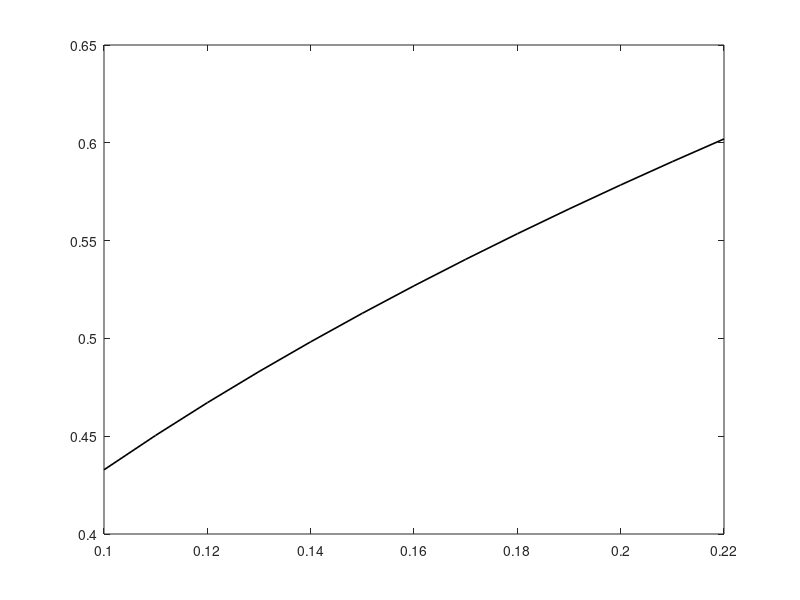

Reproduce this figure in MATLAB. (Note: this script raises an error after producing the figure.)
% clear;
% clc;
u = 0.1:0.01:0.22;
el = (u/0.74).^(1/2.39);
plot(u,el,'k-','Linewidth',1.2);
hold on;
plot(ul_e,el_e,'b-','Linewidth',1.2);
set(gca, 'fontsize', 14);
% set(gca,'xtick',0:1:15);
set(gca, 'XMinorTick', 'on');
set(gca, 'YMinorTick', 'on');
set(gca, 'LineWidth', 1);
xlabel('Superfacial liquid velocity, u_L, m/s', 'fontsize', 14);
ylabel('Liquid voidage, \epsilon_L', 'fontsize', 14);
% legend('simulation','analytical(Ergun)');
% axis([0.0,t_sim(end),0,8000])
print(gcf, '-dpng', '-r280', 'pressuredrop');